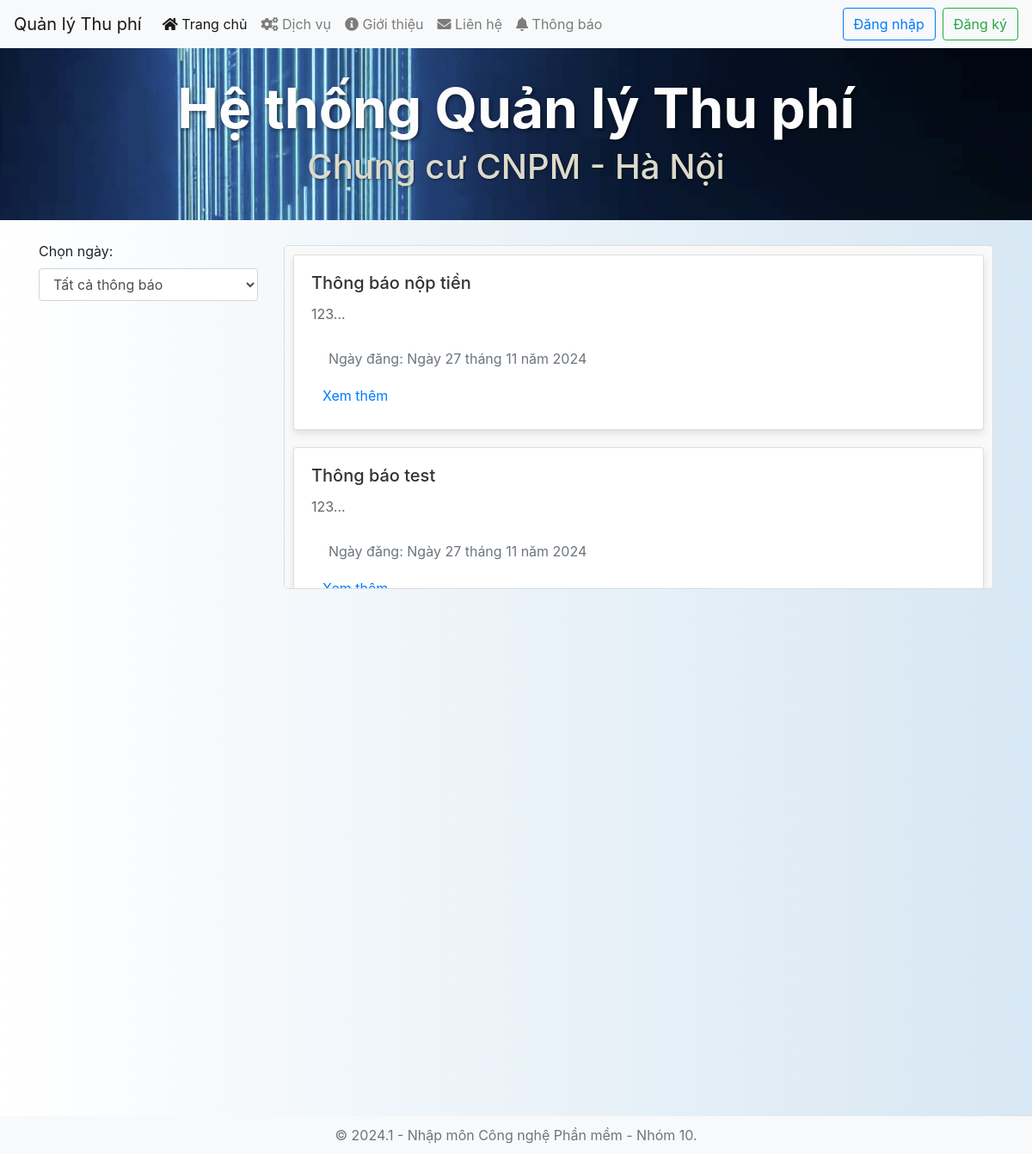
Screenshot of /notification/ with the database file from the repository.
### nmcnpmapp/models.py (models this page shows, shortened)
class Article(models.Model):
    title = models.CharField(max_length=255,verbose_name="Tiêu đề")
    content = models.TextField(verbose_name="Nội dung")
    date = models.DateField(auto_now_add=True,verbose_name="Ngày đăng")
    class Meta:
        verbose_name = "Quản lý thông báo"
        verbose_name_plural = "Quản lý thông báo"

### nmcnpmapp/views.py (the view)
# urls.py: path("notification/", views.notification, name="notification"),
def notification(request):
    return render(request, 'app/notification.html', {'articles': Article.objects.all()})

### nmcnpmapp/templates/app/notification.html (shortened to what this page needs)
<!DOCTYPE html>
<html lang="en">
<head>
    {% load static %}
    <link rel="stylesheet" href="{% static 'css/home.css' %}?v=11">
    <link rel="stylesheet" href="{% static 'css/newstyles.css' %}">
    <link rel="stylesheet" href="{% static 'css/responsive-tablet.css' %}">
    <link rel="stylesheet" href="{% static 'css/responsive-mobile.css' %}">
    <link rel="stylesheet" href="https://maxcdn.bootstrapcdn.com/bootstrap/4.5.2/css/bootstrap.min.css">
    <link rel="stylesheet" href="https://cdnjs.cloudflare.com/ajax/libs/font-awesome/5.15.4/css/all.min.css" />
    <link rel="stylesheet" href="https://cdn.jsdelivr.net/npm/flatpickr/dist/flatpickr.min.css">
</head>
<body>
    <nav class="navbar navbar-expand-lg navbar-light bg-light">
        <a class="navbar-brand" href="/">Quản lý Thu phí</a>
        <div class="collapse navbar-collapse" id="navbarNav">
            <ul class="navbar-nav mr-auto">
                <li class="nav-item active"><a class="nav-link" href="/"><i class="fas fa-home"></i> Trang chủ</a></li>
                <li class="nav-item"><a class="nav-link" href="/service"><i class="fas fa-cogs"></i> Dịch vụ</a></li>
                <li class="nav-item"><a class="nav-link" href="/about"><i class="fas fa-info-circle"></i> Giới thiệu</a></li>
                <li class="nav-item"><a class="nav-link" href="/contact"><i class="fas fa-envelope"></i> Liên hệ</a></li>
                <li class="nav-item"><a class="nav-link" href="/notification"><i class="fas fa-bell"></i> Thông báo</a></li>
            </ul>
            {% if user.is_authenticated %}
            <div class="navbar-nav ml-auto dropdown">
                <a class="nav-link dropdown-toggle" href="#" id="userDropdown" role="button" data-toggle="dropdown" aria-haspopup="true" aria-expanded="false">
                    Xin chào, {{ user.username }}
                </a>
                <div class="dropdown-menu dropdown-menu-right" aria-labelledby="userDropdown">
                    <a class="dropdown-item" href="/changepassword">Đổi mật khẩu</a>
                    <a class="dropdown-item" href="/logout">Đăng xuất</a>
                </div>
            </div>
            {% else %}
            <div class="navbar-nav ml-auto">
                <a class="btn btn-outline-primary mr-2" href="/login">Đăng nhập</a>
                <a class="btn btn-outline-success" href="/signup">Đăng ký</a>
            </div>
            {% endif %}
        </div>
    </nav>
    <header class="homepage-header">
        <div class="govuk-width-container">
            <div class="homepage-header__title-container">
                <h1 class="homepage-header__title">
                    Hệ thống Quản lý Thu phí
                </h1>
                <span class="homepage-header__intro">
                    Chung cư CNPM - Hà Nội
                </span>
            </div>
        </div>
    </header>
    <div class="container mt-4">
        <div class="row align-items-start">
            <div class="col-md-3">
                <label for="notification-date">Chọn ngày:</label>
                <select id="notification-date" class="form-control">
                    <option value="">Tất cả thông báo</option>
                </select>
            </div>
            <div class="col-md-9 notification-content">
                <div class="notification-content-scrollable">
                    {% if articles %}
                        {% for article in articles|dictsortreversed:"date" %}
                        <div class="card notification-item" data-date="{{ article.date|date:'Y-m-d' }}">
                            <div class="card-body">
                                <h5 class="card-title">{{ article.title }}</h5>
                                <p class="card-text" id="short-content-{{ forloop.counter }}">
                                    {{ article.content|slice:":100" }}...
                                </p>
                                <div class="card-footer text-muted">
                                    Ngày đăng: {{ article.date }}
                                </div>
                                <button class="btn btn-link" onclick="toggleContent('{{ forloop.counter }}')" id="toggle-btn-{{ forloop.counter }}">Xem thêm</button>
                            </div>
                        </div>
                        {% endfor %}
                    {% else %}
                        <p class="text-center" style="font-size: 1.5rem; font-weight: bold; margin-top: 50px;">
                            Hiện chưa có thông báo nào.
                        </p>
                    {% endif %}
                </div>
            </div>
        </div>
    </div>
    <footer class="footer mt-auto text-center">
        <div class="container">
            <span class="text-muted">© 2024.1 - Nhập môn Công nghệ Phần mềm - Nhóm 10.</span>
        </div>
    </footer>
</body>
</html>

### nmcnpmapp/static/css/home.css (style rules this page uses)
body, html { height: 100%; margin: 0; display: flex; flex-direction: column; background: linear-gradient(to right, #ffffff, #d7e7f3); }
.footer { background-color: #f8f9fa; padding: 10px 0; }
.homepage-header { height: 200px; background: url('/static/img/building.png') no-repeat center center; background-size: cover; background-position: center center; color: white; display: flex; align-items: center; justify-content: center; text-align: center; position: relative; padding: 0 20px; z-index: 1; }
.homepage-header__title { font-size: 4rem; font-weight: bold; margin: 0; color: #fdfdfd; text-shadow: 2px 2px 4px rgba(0, 0, 0, 0.5); }
.homepage-header__intro { font-size: 2.5rem; font-weight: 500; margin-top: 5px; color: #dddacc; text-shadow: 1px 1px 3px rgba(0, 0, 0, 0.5); }

### nmcnpmapp/static/css/newstyles.css (style rules this page uses)
.navbar { background-color: #6c757d; }
.nav-item a { color: #ffffff; transition: background-color 0.3s, color 0.3s ease; }

### nmcnpmapp/templates/app/notification.html (style rules this page uses)
.notification-content-scrollable { max-height: 400px; overflow-y: auto; padding: 10px; border: 1px solid #ddd; border-radius: 5px; background-color: #f9f9f9; margin-top: 5px; position: relative; z-index: 0; }
.notification-content-scrollable .card { margin-bottom: 20px; box-shadow: 0px 4px 8px rgba(0, 0, 0, 0.1); }
#notification-date { margin-bottom: 20px; }
.notification-item { margin-bottom: 20px; }
.card { margin-bottom: 20px; box-shadow: 0px 4px 8px rgba(0, 0, 0, 0.1); }
.card-title { font-size: 1.25rem; color: #333; }
.card-text { color: #666; }
.card-footer { background-color: #fff; border-top: none; }

### rows the page displays
Article: title "Thông báo nộp tiền", content "123", date "Ngày 27 tháng 11 năm 2024"
Article: title "Thông báo test", content "123", date "Ngày 27 tháng 11 năm 2024"
